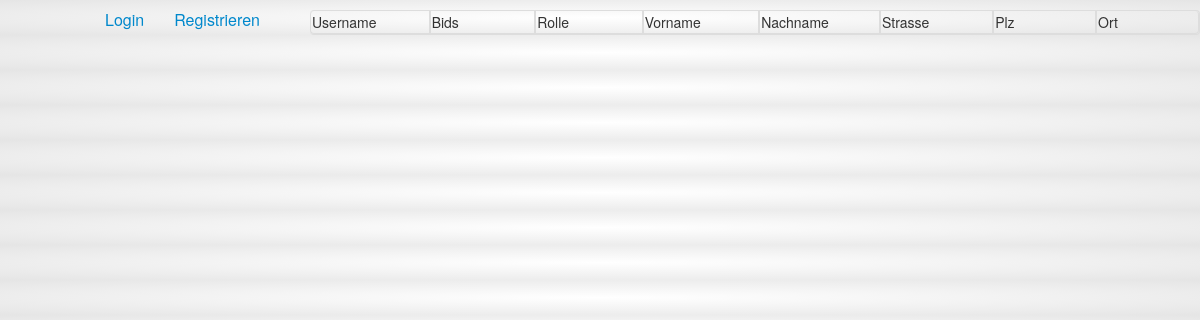
The app's page /user-anzeigen.php, older data.
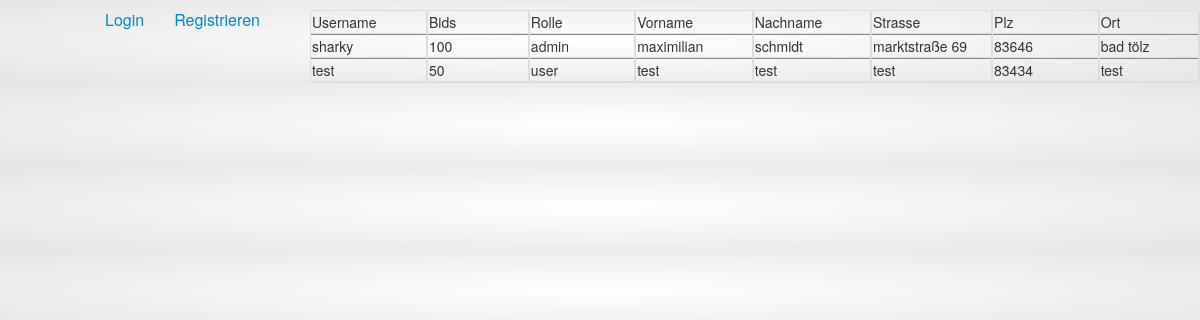
The same page, newer data.
### tables this page shows
CREATE TABLE IF NOT EXISTS `users` (
  `id` int(11) NOT NULL AUTO_INCREMENT,
  `username` varchar(20) NOT NULL,
  `password` varchar(20) NOT NULL,
  `vorname` varchar(20) NOT NULL,
  `nachname` varchar(20) NOT NULL,
  `strasse` varchar(20) NOT NULL,
  `plz` int(20) NOT NULL,
  `ort` varchar(20) NOT NULL,
  `rolle` varchar(20) NOT NULL,
  `bids` int(20) NOT NULL,
  PRIMARY KEY (`id`)
);

### user-anzeigen.php (the view, shortened to what this page needs)
<?php
	include("header.php");
?>
<table class="table-bordered" border="1">
<colgroup>
    <col style="width:150px" span="8">
  </colgroup>
	<tr>
    	<td>Username</td>
        <td>Bids</td>
        <td>Rolle</td>
        <td>Vorname</td>
        <td>Nachname</td>
        <td>Strasse</td>
        <td>Plz</td>
        <td>Ort</td>
    </tr>
<?php
	$sql = "SELECT * FROM users";
				$db_erg = mysql_query( $sql );
				while ($zeile = mysql_fetch_array( $db_erg, MYSQL_ASSOC))
				{
					echo"<tr>";
				  echo "<td>". $zeile['username'] . "</td>";
				  echo "<td>". $zeile['bids'] . "</td>";
				  echo "<td>". $zeile['rolle'] . "</td>";
				  echo "<td>". $zeile['vorname'] . "</td>";
				  echo "<td>". $zeile['nachname'] . "</td>";
				  echo "<td>". $zeile['strasse'] . "</td>";
				  echo "<td>". $zeile['plz'] . "</td>";
				  echo "<td>". $zeile['ort'] . "</td>";
				}
?>
</table>
</body>
</html>

### header.php (shortened to what this page needs)
<!doctype html>
<html>
	<head>
    	<link href="bootstrap/css/bootstrap.css" rel="stylesheet">
		<link href="bootstrap/css/bootstrap-responsive.css" rel="stylesheet">
		<link rel="stylesheet" type="text/css" href="styles.css">
	</head>
	<body>
    <?php
		if(!isset($_SESSION['username'])){
	?>
    <div class="head-nav">
    <ul>
   		<li><a href="login.php">Login</a></li>
        <li><a href="register.php">Registrieren</a></li>
    </ul>
    </div>
    <?php
		}
	?>

### styles.css (style rules this page uses)
body { background: rgb(255,255,255); background: -moz-radial-gradient(center, ellipse cover, rgba(255,255,255,1) 0%, rgba(229,229,229,1) 100%); background: -webkit-gradient(radial, center center, 0px, center center, 100%, color-stop(0%,rgba(255,255,255,1)), color-stop(100%,rgba(229,229,229,1))); background: -webkit-radial-gradient(center, ellipse cover, rgba(255,255,255,1) 0%,rgba(229,229,229,1) 100%); background: -o-radial-gradient(center, ellipse cover, rgba(255,255,255,1) 0%,rgba(229,229,229,1) 100%); background: -ms-radial-gradient(center, ellipse cover, rgba(255,255,255,1) 0%,rgba(229,229,229,1) 100%); background: radial-gradient(ellipse at center, rgba(255,255,255,1) 0%,rgba(229,229,229,1) 100%); filter: progid:DXImageTransform.Microsoft.gradient( startColorstr='#ffffff', endColorstr='#e5e5e5',GradientType=1 ); }
.head-nav { margin-left:100px; font-size:16px; }
.head-nav li { list-style-type:none; padding-right:50px; margin-left:-20px; float: left; }

Row changes from the older to the newer data that the page shows:
added users: username "sharky", bids "100", rolle "admin", vorname "maximilian", nachname "schmidt", strasse "marktstraße 69", plz "83646", ort "bad tölz"
added users: username "test", bids "50", rolle "user", vorname "test", nachname "test", strasse "test", plz "83434", ort "test"
